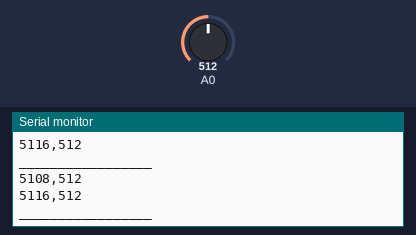
A sketch run on a simulated Arduino Uno, built with avr-gcc and run on an emulated ATmega328P. Shown: the last lines printed to the serial monitor. The inputs (shaded band) are chosen by the test bench; at power-on: A0 = 512.

Above: at 1.2 s.
1.3 s: A0 set to 716
At 1.9 s:
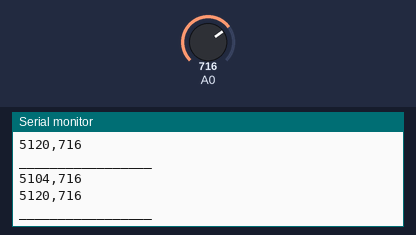
2.8 s: A0 set to 900
At 3.5 s:
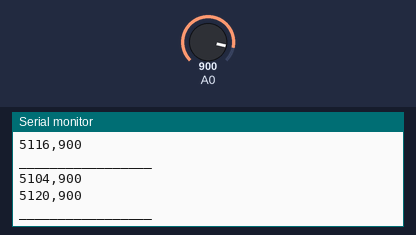
Timing chart, 0 to 5.8 s (numbered marks = the images above; inputs shaded):
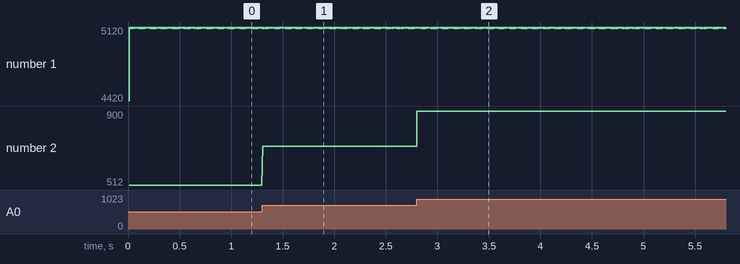

Measured:
- after the input at 1.3 s, the serial monitor: prints a new line at once (image 1)
- after the input at 2.8 s, the serial monitor: prints a new line at once (image 2)
- plotted number 2: 512 → 716 after the input at 1.3 s, 716 → 900 after the input at 2.8 s

The sketch:

test.ino
```cpp
/*
 *  biofeedback_client v0.2
 *  tested with Arduino 1.0.1
 *  brentAthorne <at> gmail.com
 *  5 Nov 2012  first release
 *  19 Dec 2012 double smapling
 *  12 Jan 2013 added serial port hankshake
 */

/*
 Wiring:
 -attached analog signal to A0
 -attach EMG to muscle
 RED to mid
 WHT to end
 BLK to ref

 */

#include <limits.h>

boolean serialConnected = false;
unsigned long time=0;
unsigned long previous_time=0;
int samplePeriod = 5; //milliseconds

void setup()
{
  Serial.begin(115200);
  Serial.println("Client response.");
  // while(!serialConnected)
  //   // establishContact();  // send a byte to establish contact until receiver responds
  //   Serial.println("Client response.");
}

void loop()
{
////  Serial.println("hello world");
//    s1=analogRead(0);
//    Serial.println(s1);
//    delay(50);
      takeSample();
}

void takeSample() {
  int s0;    //initial sample
  int s1;    //second sample

  unsigned long dt0;
  unsigned long dt1;


  //this is to keep from overflowing the host's buffer
//  if (Serial.available() <= 0) {
//    delay(10);
//    return;
//  }
//  Serial.read(); //ignore actual input

  //take sample every 10ms
  delay(samplePeriod-1);
  s0 = analogRead(0);
  dt0 = getDeltaTime();

  delay(samplePeriod);
  s1 = analogRead(0);
  dt1 = getDeltaTime();

  Serial.print(dt0);  //in useconds
  Serial.print(",");
  Serial.println(s0);

  Serial.print(dt1);  //in useconds
  Serial.print(",");
  Serial.println(s1);
  Serial.println("_________________");
//  delay(500);

}

unsigned long getDeltaTime() {
  unsigned long dt = 0;
  //compute delta time
  time = micros();
  if (time >= previous_time) {
    dt = time - previous_time;
  }
  else {
    dt = time + (ULONG_MAX - previous_time);
  }

  previous_time= time;
  return dt;
}

// void establishContact() {
//   delay(250);
//   while (!serialConnected) {
//     while (Serial.available() <= 0) {
//       delay(250);
//     }

//     Serial.println("biofeedback v1!");
//     delay(250);

//     //test for alive query
//     char buffer[81];
//     byte len = Serial.readBytesUntil( '?', buffer, 80);
//     if (len > 0) buffer[len] = '\0'; //null terminate

//     String s = buffer;
//     if ( s.startsWith("biofeedback v1") ){
//       Serial.println("biofeedback v1!");
//       serialConnected = true;
//       getDeltaTime();
//     }
//     else {
//       Serial.println("biofeedback v1 connection failed");
//     }
//   }
// }
```
